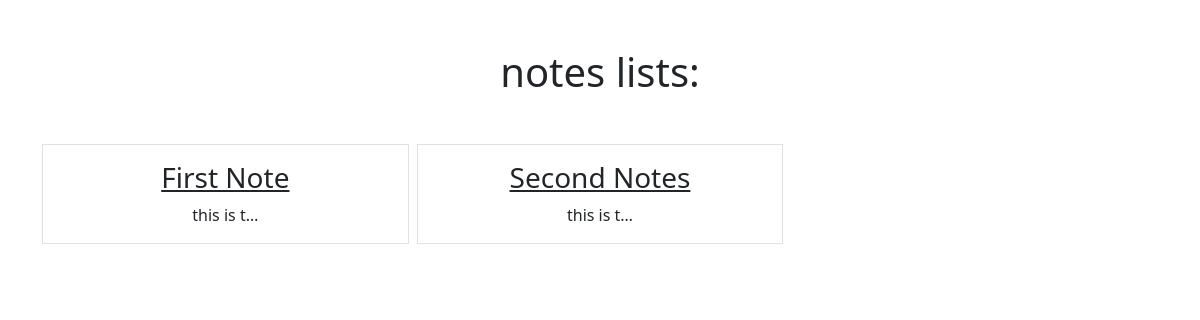
/smart/notes (signed in), run on an earlier commit of the app's database.
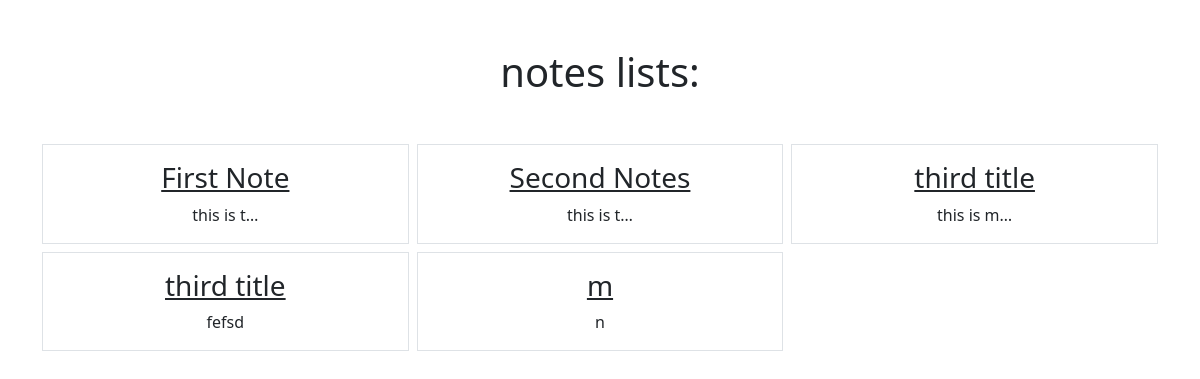
And on a later commit of the database.
### notes/models.py (models this page shows)
class Notes(models.Model):
    title_Name= models.CharField(max_length=200)
    textt= models.TextField()
    description=models.TextField()
    user=models.ForeignKey(User, on_delete=models.CASCADE, related_name="notes")

### notes/views.py (the view)
# urls.py: path('notes', views.NotesListView.as_view(), name="notes.list"),
class NotesListView(LoginRequiredMixin, ListView):
    model=Notes
    context_object_name="notes"
    login_url="/admin"
    def get_queryset(self):
         return self.request.user.notes.all()

### notes/templates/notes/notes_list.html
{% extends "base.html" %}
{% load static %}
{% block content %}
<h1 class="my-5">notes lists:</h1>
<div class="row row-cols-3 g-2">
    {% for note in notes %}
    <div class="col">
        <div class="p-3 border">
           <a href="{% url 'note.detail' pk=note.id %}" class="text-dark texxt-decoration-non"> <h3>{{note.title_Name}}</h3></a>
            {{note.textt |truncatechars:10}}
        </div>
    </div>
    {% endfor %}
</div>
{% endblock %}

### static/templates/base.html (shortened to what this page needs)
{% load static %}
<html>
<head>
    <link href="https://cdn.jsdelivr.net/npm/bootstrap@5.3.3/dist/css/bootstrap.min.css" rel="stylesheet">
</head>
<body>
    <div class="my-5 text-center container">
    {% block content %}
    {% endblock %}
</div>
</body>
</html>

What changed in the data, as far as the page shows it:
added Notes: title_Name "third title", textt "this is m…"
added Notes: title_Name "third title", textt "fefsd"
added Notes: title_Name "m", textt "n"
